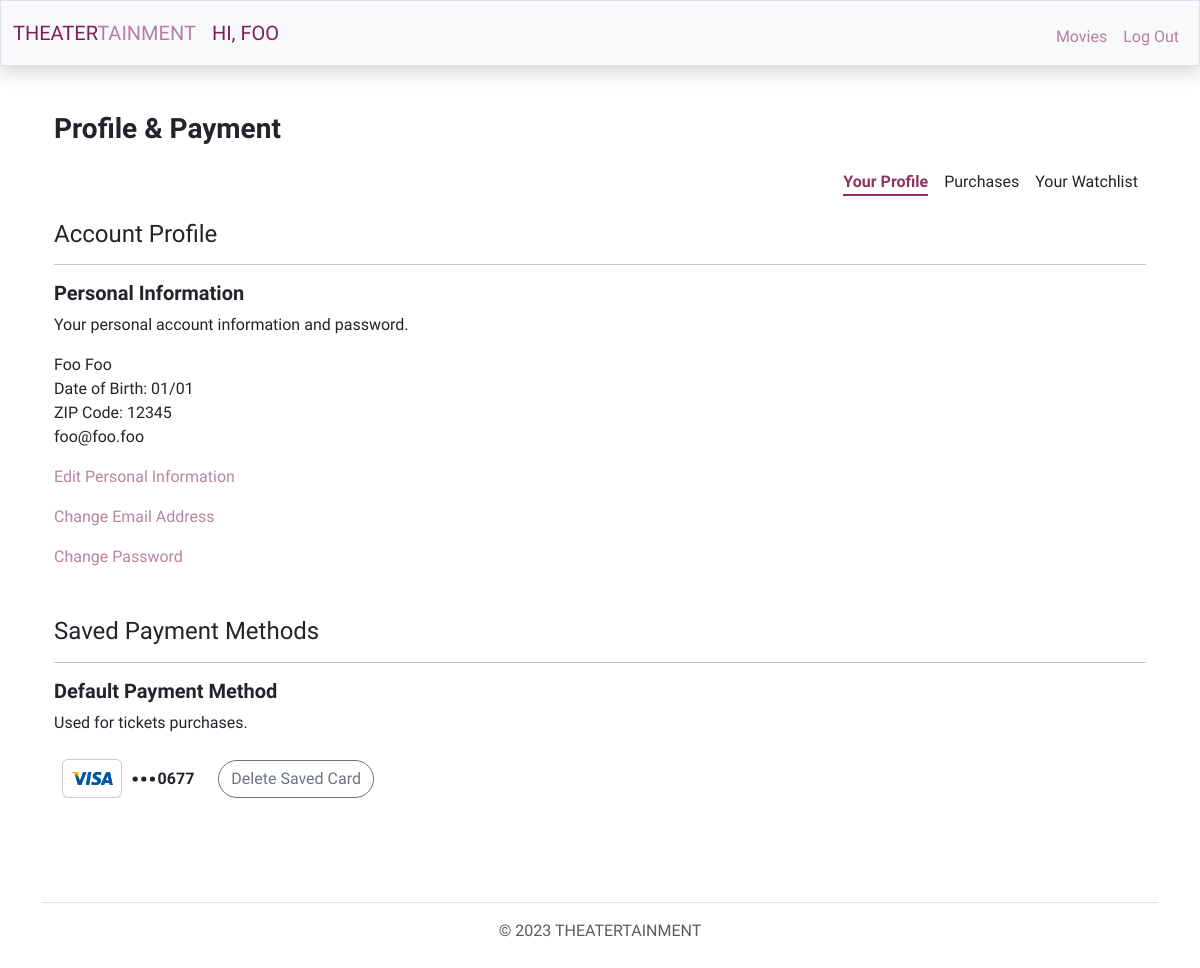
Screenshot of /member/profile (signed in) with the database file from the repository.
### theatert/models.py (models this page shows, shortened)
class User(db.Model, UserMixin):
    id = db.Column(db.Integer, primary_key=True)
    username = db.Column(db.String(20), unique = True, nullable=False)
    password = db.Column(db.String(60), nullable=False)
    role = db.Column(db.String(20), nullable=False)
    __mapper_args__ = {
        'polymorphic_identity': 'ANY',
        'polymorphic_on': role
    }

class Member(User):
    id = db.Column(db.Integer, db.ForeignKey('user.id'), primary_key=True)
    email = db.Column(db.String, unique = True, nullable=False)
    fname = db.Column(db.String, nullable=False)
    lname = db.Column(db.String, nullable=False)
    phone = db.Column(db.Integer, nullable=False)
    zip_code = db.Column(db.Integer, nullable=False)
    dob = db.Column(db.Date)
    cards = db.relationship('Cards', backref='member', lazy=True) # Can have many cards
    watchlist = db.relationship('Watchlist', backref='member', lazy=True) # Can have many movies
    purchase_id = db.relationship('Purchase', backref='member', lazy=True) # Can be a part of many purchases
    __mapper_args__ = {
        'polymorphic_identity': 'MEMBER',
    }

class Card(db.Model):
    id = db.Column(db.Integer, primary_key=True)
    member = db.Column(db.Boolean, default=True, nullable=False)
    card_num = db.Column(db.Integer, nullable=False)
    sec_code = db.Column(db.Integer, nullable=False)
    exp_date = db.Column(db.Date, nullable=False)
    card_type = db.Column(db.String(10), nullable=False)
    billing_zip = db.Column(db.Integer, nullable=False)
    cards_id = db.relationship('Cards', backref='card', lazy=True) # Can be a part of many card groups
    purchase_id = db.relationship('Purchase', backref='card', lazy=True) # Can be a part of many card groups

### theatert/users/members/routes.py (the view, shortened to what this page needs)
@members.route('/profile', methods=['GET', 'POST'])
@login_required(role='MEMBER')
def profile():
    info_form = AccountInfoForm()
    email_form = EmailForm()
    password_form = PasswordForm()
    payment_form = DefaultPaymentForm()
    delete_default = DeleteDefaultPayemnt()
    form2_data = session.get('form2_data')
    if form2_data:
        session.pop('form2_data')
    if 'fname' in request.form:
        hidden1, hidden2, hidden3, hidden4, hidden5 = 'hidden', '', 'hidden', 'hidden', 'hidden'
        email_form.email.data = current_user.email
        if info_form.validate_on_submit():
            current_user.fname = info_form.fname.data
            current_user.lname = info_form.lname.data
            current_user.phone = info_form.phone.data
            current_user.zip_code = info_form.zip_code.data
            if info_form.dob.data:
                current_user.dob = datetime.strptime(info_form.dob.data, '%m/%d').date()
            db.session.commit()
            hidden1, hidden2, hidden3, hidden4, hidden5 = '', 'hidden', 'hidden', 'hidden', 'hidden'
            flash('Your information has been updated!', 'custom')
            return redirect(url_for('members.profile'))
    else:
        hidden1, hidden2, hidden3, hidden4, hidden5 = '', 'hidden', 'hidden', 'hidden', 'hidden'
        info_form.fname.data = current_user.fname
        info_form.lname.data = current_user.lname
        info_form.zip_code.data = current_user.zip_code
        info_form.phone.data = current_user.phone
        if current_user.dob:
            info_form.dob.data = current_user.dob.strftime('%m/%d')
        email_form.email.data = current_user.email
    saved_data = Cards.query.filter_by(member_id=current_user.id, active=True).first()
    saved_card = Card.query.filter_by(id=saved_data.card_id).first() if saved_data else None
    return render_template('member/profile.html', info_form=info_form, email_form=email_form, \
                           password_form=password_form, payment_form=payment_form, delete_default=delete_default, \
                           hidden1=hidden1, hidden2=hidden2, hidden3=hidden3, hidden4=hidden4, hidden5=hidden5, saved_card=saved_card)

### theatert/users/members/forms.py (shortened to what this page needs)
class AccountInfoForm(FlaskForm):
    fname = StringField('First Name', validators=[DataRequired(), Length(min=2, max=50)])
    lname = StringField('Last Name', validators=[DataRequired(), Length(min=2, max=50)])
    dob = StringField('Date of Birth (MM/DD)', validators=[Length(min=0, max=5)])
    phone = StringField('Phone', validators=[DataRequired(),
                                             Length(min=7, max=15, message='The value for the Phone Number field is invalid.')])
    zip_code = StringField('ZIP Code', validators=[DataRequired(),
                                                    Length(min=5, max=5, message='The value for the Billing Zip Code field is invalid.')])
    submit = SubmitField('Save')

class EmailForm(FlaskForm):
    email = EmailField('Email Address', validators=[DataRequired(), Email()])
    confirm_email = EmailField('Confirm Email Address', validators=[DataRequired(), Email(), EqualTo('email', message='Emails must match.')])
    password = PasswordField('Password', validators=[DataRequired(), Length(min=8)])
    submit = SubmitField('Save')

### theatert/models.py (called while the page is built)
@login_manager.user_loader
def load_user(user_id):
    return User.query.get(int(user_id))

### theatert/users/utils.py (called while the page is built)
def login_required(role="ANY"):
    def wrapper(f):
        @wraps(f)
        def decorated_function(*args, **kwargs):
            if not current_user.is_authenticated:
                if role == "MEMBER":
                    session['form_data_login'] = request.form
                return login_manager.unauthorized()
            return f(*args, **kwargs)
        return decorated_function
    return wrapper

### theatert/templates/member/profile.html (shortened to what this page needs)
{% extends "member/layout.html" %}
{% block main %}
<div class="container">
    <h3 class="d-flex justify-content-start fw-bold">Profile & Payment</h3>
    <div class="d-flex justify-content-end flex-wrap mb-4">
        <div class="pt-3 mx-2 type-selected fw-bold type-item">Your Profile</div>
        <div class="pt-3 mx-2 type-item"><a href="{{ url_for('members.purchases' )}}">Purchases</a></div>
        <div class="pt-3 mx-2 type-item"><a href="{{ url_for('members.watchlist' )}}">Your Watchlist</a></div>
    </div>
    <div class="left-align mb-5">
        <h4>Account Profile</h4><hr>
        <h5 class="fw-bold">Personal Information</h5>
        <p>Your personal account information and password.</p>
        <div id="account-info" {{ hidden1 }}>
            <p>{{ current_user.fname.capitalize() }} {{ current_user.lname.capitalize() }}<br>
            {% if current_user.dob %}
                Date of Birth: {{ current_user.dob.strftime("%m/%d") }}<br>
            {% endif %}
            ZIP Code: {{ current_user.zip_code }}<br>
            {{ current_user.email }}<br></p>
            <p><a id="info-form-trigger" class="info">Edit Personal Information</a></p>
            <p><a id="email-form-trigger" class="info">Change Email Address</a></p>
            <p><a id="password-form-trigger" class="info">Change Password</a></p>
        </div>
    </div>
    <div class="left-align">
        <h4>Saved Payment Methods</h4><hr>
        <h5 class="fw-bold">Default Payment Method</h5>
        <p>Used for tickets purchases.</p>
        <div id="default-payment">
            {% if not saved_card %}
                <p>No payment method exists.</p>
                <p><a id="payment-form-trigger" class="info">Add Default Payment</a></p>
            {% else %}
            <div class="d-flex align-items-center">
                <div id="cc_holder_2" class="d-flex align-items-center">
                    {% if saved_card.card_type == 'Visa' %}
                    <div class="visa rounded m-2">
                        <img class="img-responsive" src="../../static/images/cc_visa.webp" alt="Visa">
                    </div>
                    {% elif saved_card.card_type == 'Mastercard' %}
                    <div class="mastercard rounded m-2">
                        <img class="img-responsive" src="../../static/images/cc_mastercard.webp" alt="Mastercard">
                    </div>
                    {% elif saved_card.card_type == 'American Express' %}
                    <div class="amex rounded m-2">
                        <img class="img-responsive" src="../../static/images/cc_amex.webp" alt="American Express">
                    </div>
                    {% elif saved_card.card_type == 'Discover' %}
                    <div class="discover rounded m-2">
                        <img class="img-responsive" src="../../static/images/cc_discover.webp" alt="Discover">
                    </div>
                    {% endif %}
                    <svg xmlns="http://www.w3.org/2000/svg" width="30" height="30" fill="currentColor" class="bi bi-three-dots" viewBox="0 0 16 16">
                        <path d="M3 9.5a1.5 1.5 0 1 1 0-3 1.5 1.5 0 0 1 0 3m5 0a1.5 1.5 0 1 1 0-3 1.5 1.5 0 0 1 0 3m5 0a1.5 1.5 0 1 1 0-3 1.5 1.5 0 0 1 0 3"/>
                    </svg>
                    <span class="fw-bold">
                        {{ (saved_card.card_num | string)[-4:]  }}
                    </span>
                    <form action="" method="post">
                        <div class="ms-2">
                            {{ delete_default.submit(class="btn btn-outline-secondary btn-rounded ms-3", id="delete-submit") }}
                        </div>
                    </form>
                </div>
            </div>
            {% endif %}
        </div>
    </div>
</div>
{% endblock %}

### theatert/templates/member/layout.html (shortened to what this page needs)
<!DOCTYPE html>
<html lang="en" class="h-100">
    <head>
        <link href="/../../static/css/styles.css" rel="stylesheet">
        <link rel="stylesheet" type="text/css" href="//cdn.jsdelivr.net/npm/slick-carousel@1.8.1/slick/slick.css"/>
        <link rel="stylesheet" type="text/css" href="//cdn.jsdelivr.net/npm/slick-carousel@1.8.1/slick/slick-theme.css" />
        <link href="../../static/css/main.css" rel="stylesheet">
    </head>
    <body class="d-flex flex-column h-100 pt-5">
        <nav class="bg-light border fixed-top navbar navbar-expand-sm navbar-light shadow">
            <div class="container-fluid">
                <div class="d-flex justify-content-between flex-wrap">
                    <a class="navbar-brand" href="{{ url_for('users.home' )}}"><span class="color-dark">THEATER</span><span class="color-light">TAINMENT</span></a>
                    {% if current_user.is_authenticated %}
                        <a  id="nav-link-brand" class="navbar-brand" href="{{ url_for('members.profile') }}">HI, {{ current_user.fname.upper() }}</a>
                    {% endif %}
                </div>
                <div class="collapse navbar-collapse" id="navbar">
                    {% if current_user.is_authenticated %}
                        <ul class="navbar-nav ms-auto mt-2">
                            <li class="nav-item"><a class="nav-link" href="{{ url_for('users.movies') }}">Movies</a></li>
                            <li class="nav-item"><a class="nav-link" href="{{ url_for('users.logout') }}">Log Out</a></li>
                        </ul>
                    {% endif %}
                </div>
            </div>
        </nav>
        <main class="container-fluid  my-3 py-5 text-center">
            <div class="container">
                {% block main %}{% endblock %}
            </div>
        </main>
        <footer class="footer mt-auto py-3 my-1">
            <div class="container">
                <ul class="nav justify-content-center border-bottom pb-3 mb-3">
                </ul>
                <p class="text-center text-muted">&copy; 2023 THEATERTAINMENT</p>
            </div>
        </footer>
    </body>
</html>

### theatert/static/css/main.css (style rules this page uses)
a { text-decoration: none; color: inherit; }
body { font-family: 'Work Sans', sans-serif!important; }
.btn-rounded { border-radius: 24px; }
.info { cursor: pointer; }
.left-align { text-align: left; }
#cc_holder_2 { min-width: 250px; max-width: 320px; display: block; }
#cc_holder > div, #cc_holder_2 > div { background: #fff; width: calc(25% - 15px); overflow: hidden; border: 1px solid rgba(0,0,0,.2); }
img { overflow-clip-margin: content-box; overflow: clip; }
.img-responsive { display: block; max-width: 100%; height: auto; }

### rows the page displays
Member: fname "FOO", fname "Foo", lname "Foo", dob "01/01", zip_code "12345", email "foo@foo.foo"
Card: card_num "0677"
